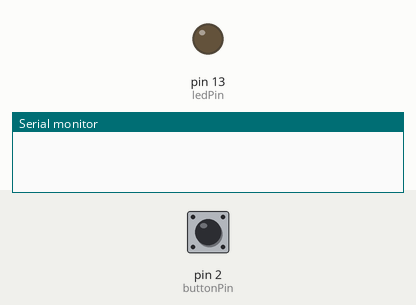
Bench run of a sketch on a simulated Arduino Uno, built with avr-gcc and run on an emulated ATmega328P. Parts: output pins drawn as LEDs (lit = HIGH), the last lines printed to the serial monitor. The test bench sets the inputs (shaded band); at power-on: pin 2 (buttonPin) LOW.

Above: at 1.2 s.
1.3 s: pin 2 (buttonPin) pulled HIGH for 0.15 s
At 2.5 s:
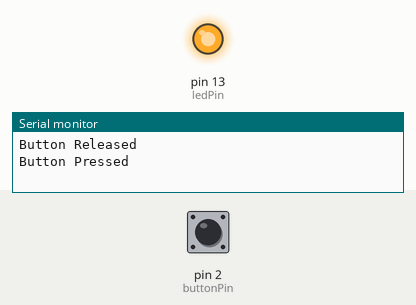
3.0 s: pin 2 (buttonPin) pulled HIGH for 3.2 s
At 3.7 s:
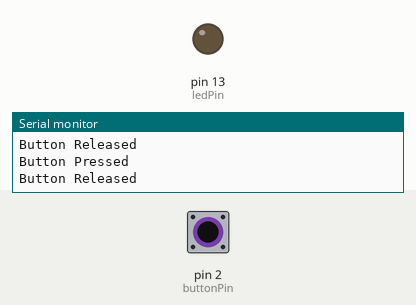
Timing chart, 0 to 7.7 s (numbered marks = the images above; inputs shaded):
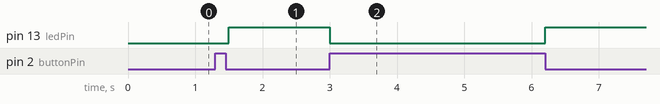

The sketch:

testserial.ino
```cpp
const int buttonPin = 2; // Ubah sesuai dengan pin yang sesuai
const int ledPin = 13;   // Ubah sesuai dengan pin yang sesuai

bool buttonState = false;
bool previousButtonState = false;

void setup()
{
  pinMode(buttonPin, INPUT);
  pinMode(ledPin, OUTPUT);
  Serial.begin(9600);
}

void loop()
{
  buttonState = digitalRead(buttonPin);

  if (buttonState != previousButtonState)
  {
    if (buttonState == LOW)
    {
      digitalWrite(ledPin, HIGH);
      Serial.println("Button Pressed"); // Mengirim pesan "Button Pressed" ke Unity
    }
    else
    {
      digitalWrite(ledPin, LOW);
      Serial.println("Button Released"); // Mengirim pesan "Button Released" ke Unity
    }
    previousButtonState = buttonState;
  }

  // Jeda untuk menghindari pembacaan tombol yang berulang-ulang
  delay(100);
}
```

Measured:
- after the input at 1.3 s, pin 13 (ledPin): LOW → HIGH after 0.20 s
- after the input at 3.0 s, pin 13 (ledPin): HIGH → LOW at once, → HIGH 3.2 s later
